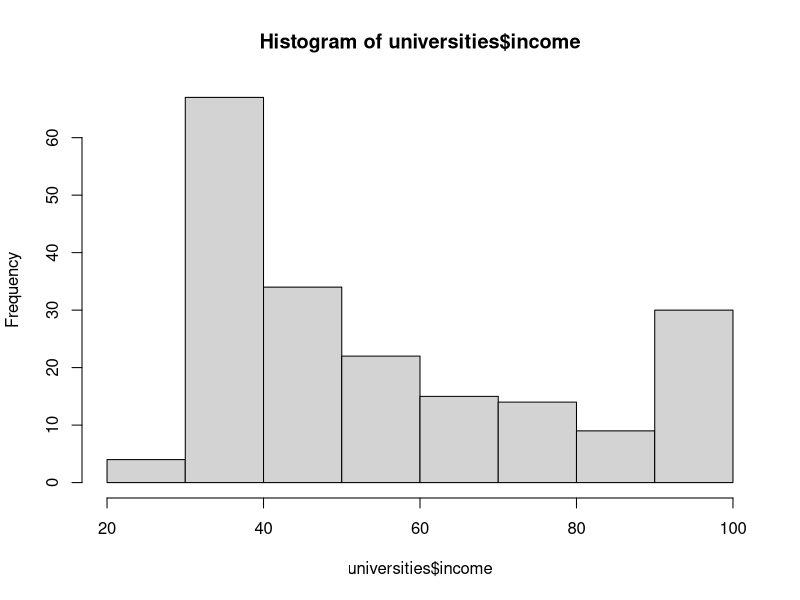
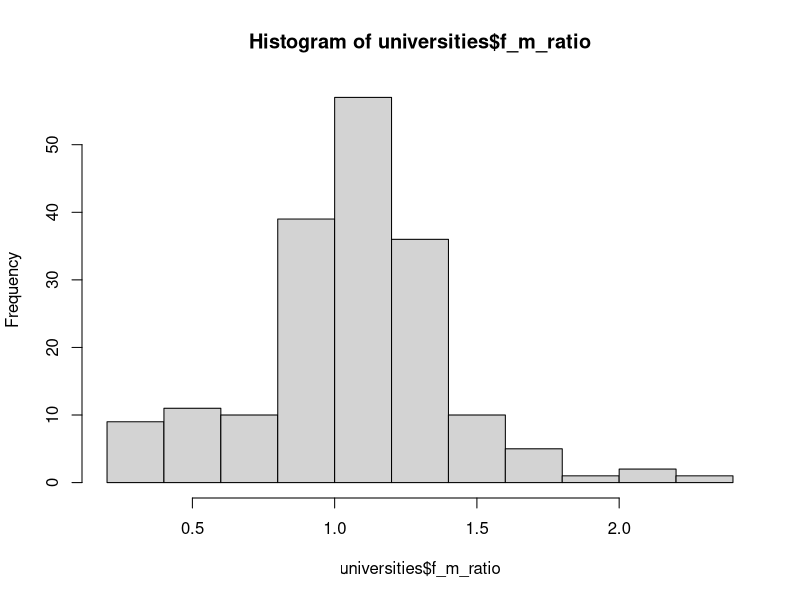

R code for these plots, in order:
universities = read.csv(file='../csv/universities.csv',header=TRUE,sep=",",
                        nrows=200,stringsAsFactors=FALSE,
                        na.strings=c("","NA"))

universities = universities[ , -which(names(universities) %in% c("year"))]
universities$income[universities$income=="-"] = NA

# Print number of missing values per column
for (i in 1:length(names(universities)))
{
  print(paste(names(universities)[i],
  length(universities[i][is.na(universities[i])])))
}

# Convert income to numeric
sapply(universities, class)
universities$income=as.numeric(universities$income)
# Fill missing income values with median
hist(universities$income)
universities$income[is.na(universities$income)] = 
  median(universities$income,na.rm = T)

# Remove '%' from international_students and convert to numeric
universities$international_students = 
  as.numeric(substr(universities$international_students,1,
                    nchar(universities$international_students)-1))/100

# Convert female_male_ratio to numeric
trim <- function (x) gsub("^\\s+|\\s+$", "", x)
universities$f_m_ratio = NA
for (i in 1:length(universities$female_male_ratio))
{
  tmp = as.numeric(trim(strsplit(universities$female_male_ratio, ":")[[i]]))
  universities$f_m_ratio[i] = round(tmp[1]/tmp[2], 2)
}
hist(universities$f_m_ratio)
length(universities$f_m_ratio[is.na(universities$f_m_ratio)])/
  length(universities$f_m_ratio)
# Fill missing female/male ratios with average of mean and median (close together)
universities$f_m_ratio[is.na(universities$f_m_ratio)] = 
  round(mean(c(mean(universities$f_m_ratio, na.rm=TRUE),
               median(universities$f_m_ratio, na.rm=TRUE))),2)
# remove temp column f_m_ratio
universities$female_male_ratio = universities$f_m_ratio
universities = universities[ , -which(names(universities) %in% c("f_m_ratio"))]

# TO DO: num_students
